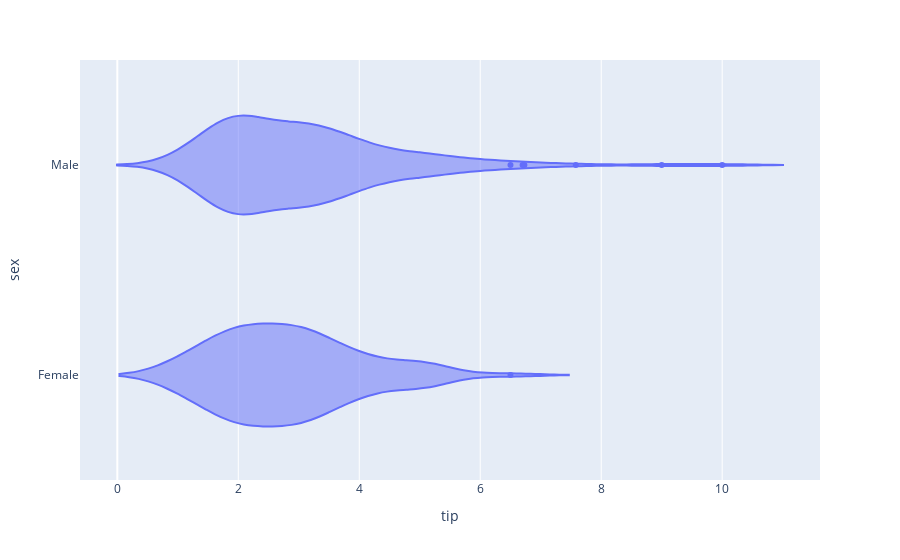

The notebook cell saved with this chart:
### Markdown cell above
<table align="left">
    <tr>
        <td width="6%">
            <img src="question_icon.png">
        </td>
        <td>
            <div align="left", style="font-size:120%">
                <font color="#21618C">
                    <b> 18. Using the 'tips' data from seaborn, plot a violin plot for 'tips' based on the 'sex'
                    </b>
                </font>
            </div>
        </td>
    </tr>
</table>

### Code cell
import plotly.express as px
df = sns.load_dataset('tips')
px.violin(data_frame=df,y ='sex',x='tip')

### Figure 1 — Plotly figure (JSON) as saved in the notebook; plotly's stock layout.template omitted (floating-point values rounded to 4 significant figures; data arrays with more than 128 entries replaced by an {"elided": "..."} marker saying what was removed)
{"data": [{"alignmentgroup": "True", "box": {"visible": false}, "hovertemplate": "tip=%{x}<br>sex=%{y}<extra></extra>", "legendgroup": "", "marker": {"color": "#636efa"}, "name": "", "offsetgroup": "", "orientation": "h", "scalegroup": "True", "showlegend": false, "type": "violin", "x": {"elided": "244 float values"}, "x0": " ", "xaxis": "x", "y": {"elided": "244 str values"}, "y0": " ", "yaxis": "y"}], "layout": {"legend": {"tracegroupgap": 0}, "margin": {"t": 60}, "violinmode": "group", "xaxis": {"anchor": "y", "domain": [0, 1], "title": {"text": "tip"}}, "yaxis": {"anchor": "x", "domain": [0, 1], "title": {"text": "sex"}}}}
